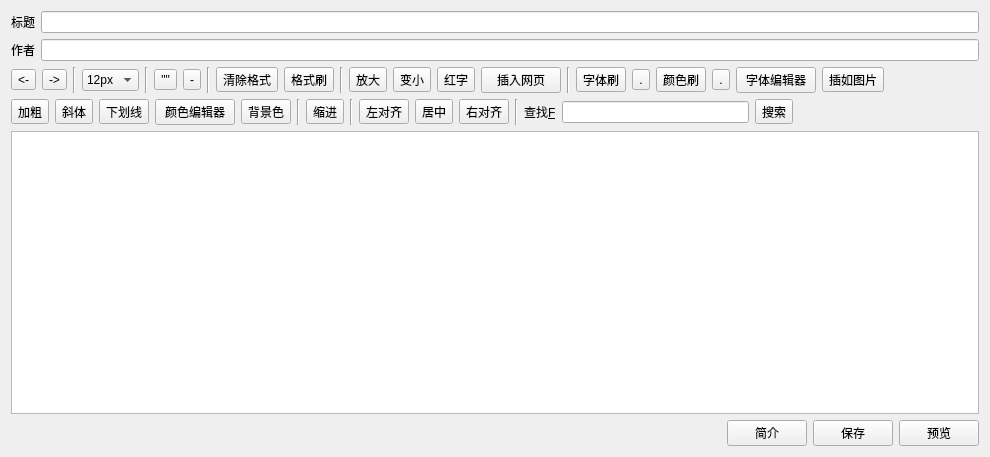
<?xml version="1.0" encoding="UTF-8"?>
<ui version="4.0">
 <class>TestWidget</class>
 <widget class="QWidget" name="TestWidget">
  <property name="geometry">
   <rect>
    <x>0</x>
    <y>0</y>
    <width>990</width>
    <height>457</height>
   </rect>
  </property>
  <property name="windowTitle">
   <string>Form</string>
  </property>
  <layout class="QVBoxLayout" name="verticalLayout">
   <item>
    <layout class="QHBoxLayout" name="horizontalLayout_5">
     <item>
      <widget class="QLabel" name="label_4">
       <property name="text">
        <string>标题</string>
       </property>
      </widget>
     </item>
     <item>
      <widget class="QLineEdit" name="lineEdit"/>
     </item>
    </layout>
   </item>
   <item>
    <layout class="QHBoxLayout" name="horizontalLayout_4">
     <item>
      <widget class="QLabel" name="label_3">
       <property name="text">
        <string>作者</string>
       </property>
      </widget>
     </item>
     <item>
      <widget class="QLineEdit" name="lineEdit_3"/>
     </item>
    </layout>
   </item>
   <item>
    <layout class="QHBoxLayout" name="horizontalLayout_6">
     <item>
      <widget class="QToolButton" name="toolButton_15">
       <property name="text">
        <string>&lt;-</string>
       </property>
      </widget>
     </item>
     <item>
      <widget class="QToolButton" name="toolButton_16">
       <property name="text">
        <string>-&gt;</string>
       </property>
      </widget>
     </item>
     <item>
      <widget class="Line" name="line">
       <property name="orientation">
        <enum>Qt::Vertical</enum>
       </property>
      </widget>
     </item>
     <item>
      <widget class="QComboBox" name="comboBox">
       <item>
        <property name="text">
         <string>12px</string>
        </property>
       </item>
       <item>
        <property name="text">
         <string>14px</string>
        </property>
       </item>
       <item>
        <property name="text">
         <string>16px</string>
        </property>
       </item>
       <item>
        <property name="text">
         <string>18px</string>
        </property>
       </item>
       <item>
        <property name="text">
         <string>20px</string>
        </property>
       </item>
       <item>
        <property name="text">
         <string>24px</string>
        </property>
       </item>
      </widget>
     </item>
     <item>
      <widget class="Line" name="line_2">
       <property name="orientation">
        <enum>Qt::Vertical</enum>
       </property>
      </widget>
     </item>
     <item>
      <widget class="QToolButton" name="toolButton_17">
       <property name="text">
        <string>&quot;&quot;</string>
       </property>
      </widget>
     </item>
     <item>
      <widget class="QToolButton" name="toolButton_18">
       <property name="text">
        <string>-</string>
       </property>
      </widget>
     </item>
     <item>
      <widget class="Line" name="line_3">
       <property name="orientation">
        <enum>Qt::Vertical</enum>
       </property>
      </widget>
     </item>
     <item>
      <widget class="QToolButton" name="toolButton_19">
       <property name="text">
        <string>清除格式</string>
       </property>
      </widget>
     </item>
     <item>
      <widget class="QToolButton" name="toolButton_20">
       <property name="text">
        <string>格式刷</string>
       </property>
       <property name="checkable">
        <bool>true</bool>
       </property>
      </widget>
     </item>
     <item>
      <widget class="Line" name="line_6">
       <property name="orientation">
        <enum>Qt::Vertical</enum>
       </property>
      </widget>
     </item>
     <item>
      <widget class="QToolButton" name="toolButton_6">
       <property name="text">
        <string>放大</string>
       </property>
      </widget>
     </item>
     <item>
      <widget class="QToolButton" name="toolButton_7">
       <property name="text">
        <string>变小</string>
       </property>
      </widget>
     </item>
     <item>
      <widget class="QToolButton" name="toolButton_8">
       <property name="text">
        <string>红字</string>
       </property>
      </widget>
     </item>
     <item>
      <widget class="QPushButton" name="pushButton_6">
       <property name="text">
        <string>插入网页</string>
       </property>
      </widget>
     </item>
     <item>
      <widget class="Line" name="line_8">
       <property name="orientation">
        <enum>Qt::Vertical</enum>
       </property>
      </widget>
     </item>
     <item>
      <widget class="QToolButton" name="toolButton_9">
       <property name="text">
        <string>字体刷</string>
       </property>
      </widget>
     </item>
     <item>
      <widget class="QToolButton" name="toolButton_10">
       <property name="text">
        <string>.</string>
       </property>
      </widget>
     </item>
     <item>
      <widget class="QToolButton" name="toolButton_11">
       <property name="text">
        <string>颜色刷</string>
       </property>
      </widget>
     </item>
     <item>
      <widget class="QToolButton" name="toolButton_12">
       <property name="text">
        <string>.</string>
       </property>
      </widget>
     </item>
     <item>
      <widget class="QPushButton" name="pushButton_2">
       <property name="text">
        <string>字体编辑器</string>
       </property>
      </widget>
     </item>
     <item>
      <widget class="QToolButton" name="toolButton_13">
       <property name="text">
        <string>插如图片</string>
       </property>
      </widget>
     </item>
     <item>
      <spacer name="horizontalSpacer_4">
       <property name="orientation">
        <enum>Qt::Horizontal</enum>
       </property>
       <property name="sizeHint" stdset="0">
        <size>
         <width>40</width>
         <height>20</height>
        </size>
       </property>
      </spacer>
     </item>
    </layout>
   </item>
   <item>
    <layout class="QHBoxLayout" name="horizontalLayout_7">
     <item>
      <widget class="QToolButton" name="toolButton_2">
       <property name="text">
        <string>加粗</string>
       </property>
      </widget>
     </item>
     <item>
      <widget class="QToolButton" name="toolButton_21">
       <property name="text">
        <string>斜体</string>
       </property>
      </widget>
     </item>
     <item>
      <widget class="QToolButton" name="toolButton_5">
       <property name="text">
        <string>下划线</string>
       </property>
      </widget>
     </item>
     <item>
      <widget class="QPushButton" name="pushButton_3">
       <property name="text">
        <string>颜色编辑器</string>
       </property>
      </widget>
     </item>
     <item>
      <widget class="QToolButton" name="toolButton_22">
       <property name="text">
        <string>背景色</string>
       </property>
      </widget>
     </item>
     <item>
      <widget class="Line" name="line_4">
       <property name="orientation">
        <enum>Qt::Vertical</enum>
       </property>
      </widget>
     </item>
     <item>
      <widget class="QToolButton" name="toolButton_23">
       <property name="text">
        <string>缩进</string>
       </property>
      </widget>
     </item>
     <item>
      <widget class="Line" name="line_5">
       <property name="orientation">
        <enum>Qt::Vertical</enum>
       </property>
      </widget>
     </item>
     <item>
      <widget class="QToolButton" name="toolButton_3">
       <property name="text">
        <string>左对齐</string>
       </property>
      </widget>
     </item>
     <item>
      <widget class="QToolButton" name="toolButton">
       <property name="text">
        <string>居中</string>
       </property>
      </widget>
     </item>
     <item>
      <widget class="QToolButton" name="toolButton_4">
       <property name="text">
        <string>右对齐</string>
       </property>
      </widget>
     </item>
     <item>
      <widget class="Line" name="line_7">
       <property name="orientation">
        <enum>Qt::Vertical</enum>
       </property>
      </widget>
     </item>
     <item>
      <widget class="QLabel" name="label_2">
       <property name="text">
        <string>查找&amp;F</string>
       </property>
       <property name="buddy">
        <cstring>lineEdit_2</cstring>
       </property>
      </widget>
     </item>
     <item>
      <widget class="QLineEdit" name="lineEdit_2"/>
     </item>
     <item>
      <widget class="QToolButton" name="toolButton_14">
       <property name="text">
        <string>搜索</string>
       </property>
      </widget>
     </item>
     <item>
      <spacer name="horizontalSpacer_5">
       <property name="orientation">
        <enum>Qt::Horizontal</enum>
       </property>
       <property name="sizeHint" stdset="0">
        <size>
         <width>40</width>
         <height>20</height>
        </size>
       </property>
      </spacer>
     </item>
    </layout>
   </item>
   <item>
    <widget class="QTextEdit" name="textEdit"/>
   </item>
   <item>
    <layout class="QHBoxLayout" name="horizontalLayout">
     <item>
      <spacer name="horizontalSpacer">
       <property name="orientation">
        <enum>Qt::Horizontal</enum>
       </property>
       <property name="sizeHint" stdset="0">
        <size>
         <width>40</width>
         <height>20</height>
        </size>
       </property>
      </spacer>
     </item>
     <item>
      <widget class="QPushButton" name="pushButton_5">
       <property name="text">
        <string>简介</string>
       </property>
      </widget>
     </item>
     <item>
      <widget class="QPushButton" name="pushButton">
       <property name="text">
        <string>保存</string>
       </property>
       <property name="shortcut">
        <string>Ctrl+S</string>
       </property>
      </widget>
     </item>
     <item>
      <widget class="QPushButton" name="pushButton_4">
       <property name="text">
        <string>预览</string>
       </property>
      </widget>
     </item>
    </layout>
   </item>
  </layout>
 </widget>
 <tabstops>
  <tabstop>lineEdit</tabstop>
  <tabstop>lineEdit_3</tabstop>
  <tabstop>textEdit</tabstop>
  <tabstop>pushButton_5</tabstop>
  <tabstop>pushButton</tabstop>
  <tabstop>pushButton_4</tabstop>
 </tabstops>
 <resources/>
 <connections/>
</ui>
